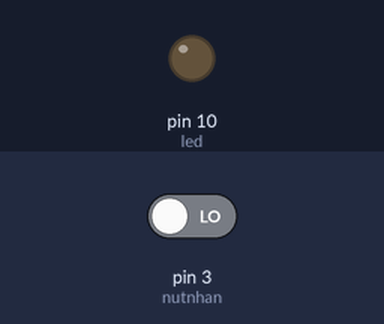
Simulated run of this sketch. Board: Arduino Uno, built with avr-gcc and run on an emulated ATmega328P. Shown: output pins drawn as LEDs (lit = HIGH). The test bench sets the inputs (shaded band); at power-on: pin 3 (nutnhan) LOW.

Above: at 1.2 s.
1.3 s: pin 3 (nutnhan) driven HIGH
At 2.7 s:
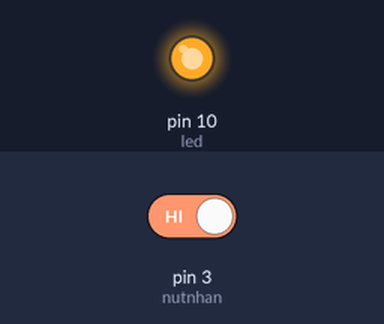
Timing chart, 0 to 7.8 s (numbered marks = the images above; inputs shaded):
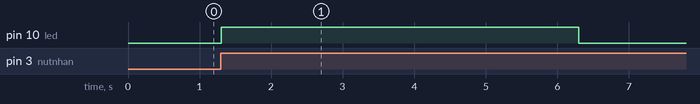

The sketch:

bai7_digitalRead.ino
```cpp
int led = 10;
int nutnhan = 3;
void setup()
{
  pinMode(led,OUTPUT);
  pinMode(nutnhan,INPUT);
}
void loop()
{
    int docnutnhan = digitalRead(nutnhan);
    if(docnutnhan == 1)
    {
      digitalWrite(led,HIGH);
      delay(5000);
      digitalWrite(led,LOW);
      delay(5000);
      digitalWrite(led,HIGH);
    }
}
```

Measured:
- after the input at 1.3 s, pin 10 (led): LOW → HIGH at once, → LOW 5.0 s later
